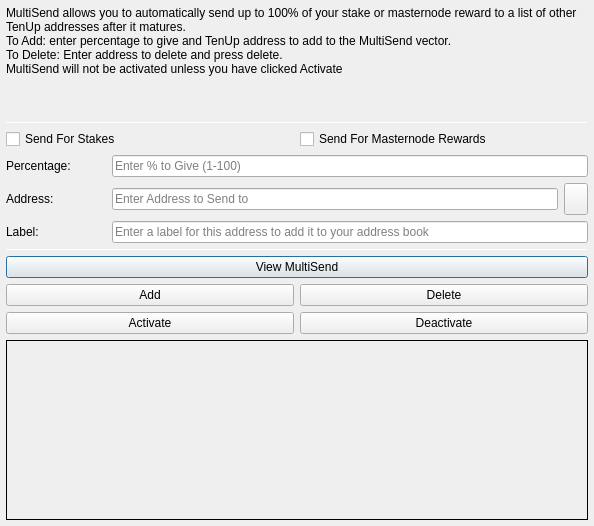
<?xml version="1.0" encoding="UTF-8"?>
<ui version="4.0">
 <class>MultiSendDialog</class>
 <widget class="QDialog" name="MultiSendDialog">
  <property name="windowModality">
   <enum>Qt::NonModal</enum>
  </property>
  <property name="geometry">
   <rect>
    <x>0</x>
    <y>0</y>
    <width>594</width>
    <height>526</height>
   </rect>
  </property>
  <property name="windowTitle">
   <string>MultiSend</string>
  </property>
  <layout class="QVBoxLayout" name="verticalLayout" stretch="0">
   <property name="margin">
    <number>6</number>
   </property>
   <item>
    <layout class="QVBoxLayout" name="verticalLayout_Main" stretch="1,1,1,0,1,1,1">
     <item>
      <widget class="QLabel" name="label_2">
       <property name="lineWidth">
        <number>1</number>
       </property>
       <property name="text">
        <string>MultiSend allows you to automatically send up to 100% of your stake or masternode reward to a list of other TenUp addresses after it matures.
To Add: enter percentage to give and TenUp address to add to the MultiSend vector.
To Delete: Enter address to delete and press delete.
MultiSend will not be activated unless you have clicked Activate</string>
       </property>
       <property name="alignment">
        <set>Qt::AlignLeading|Qt::AlignLeft|Qt::AlignTop</set>
       </property>
       <property name="wordWrap">
        <bool>true</bool>
       </property>
      </widget>
     </item>
     <item>
      <widget class="Line" name="line">
       <property name="minimumSize">
        <size>
         <width>0</width>
         <height>1</height>
        </size>
       </property>
       <property name="maximumSize">
        <size>
         <width>16777215</width>
         <height>1</height>
        </size>
       </property>
       <property name="orientation">
        <enum>Qt::Horizontal</enum>
       </property>
      </widget>
     </item>
     <item>
      <layout class="QVBoxLayout" name="verticalLayout_Settings">
       <item>
        <layout class="QHBoxLayout" name="horizontalLayout">
         <item>
          <widget class="QCheckBox" name="multiSendStakeCheckBox">
           <property name="text">
            <string>Send For Stakes</string>
           </property>
          </widget>
         </item>
         <item>
          <widget class="QCheckBox" name="multiSendMasternodeCheckBox">
           <property name="text">
            <string>Send For Masternode Rewards</string>
           </property>
          </widget>
         </item>
        </layout>
       </item>
       <item>
        <layout class="QHBoxLayout" name="horizontalLayout_6">
         <item>
          <widget class="QLabel" name="label">
           <property name="minimumSize">
            <size>
             <width>100</width>
             <height>0</height>
            </size>
           </property>
           <property name="toolTip">
            <string>Percentage of stake to send</string>
           </property>
           <property name="text">
            <string>Percentage:</string>
           </property>
          </widget>
         </item>
         <item>
          <widget class="QLineEdit" name="multiSendPercentEdit">
           <property name="toolTip">
            <string>Enter whole numbers 1 - 100</string>
           </property>
           <property name="placeholderText">
            <string>Enter % to Give (1-100)</string>
           </property>
          </widget>
         </item>
        </layout>
       </item>
       <item>
        <layout class="QHBoxLayout" name="horizontalLayout_7">
         <item>
          <widget class="QLabel" name="label_5">
           <property name="minimumSize">
            <size>
             <width>100</width>
             <height>0</height>
            </size>
           </property>
           <property name="toolTip">
            <string>Address to send portion of stake to</string>
           </property>
           <property name="text">
            <string>Address:</string>
           </property>
          </widget>
         </item>
         <item>
          <widget class="QLineEdit" name="multiSendAddressEdit">
           <property name="toolTip">
            <string/>
           </property>
           <property name="placeholderText">
            <string>Enter Address to Send to</string>
           </property>
          </widget>
         </item>
         <item>
          <widget class="QToolButton" name="addressBookButton">
           <property name="maximumSize">
            <size>
             <width>16777215</width>
             <height>32</height>
            </size>
           </property>
           <property name="toolTip">
            <string>Choose an address from the address book</string>
           </property>
           <property name="text">
            <string/>
           </property>
           <property name="icon">
            <iconset resource="../tenup.qrc">
             <normaloff>:/icons/address-book</normaloff>:/icons/address-book</iconset>
           </property>
           <property name="shortcut">
            <string>Alt+A</string>
           </property>
          </widget>
         </item>
        </layout>
       </item>
      </layout>
     </item>
     <item>
      <layout class="QHBoxLayout" name="horizontalLayout_3">
       <item>
        <widget class="QLabel" name="label_3">
         <property name="minimumSize">
          <size>
           <width>100</width>
           <height>0</height>
          </size>
         </property>
         <property name="text">
          <string>Label:</string>
         </property>
        </widget>
       </item>
       <item>
        <widget class="QLineEdit" name="labelAddressLabelEdit">
         <property name="placeholderText">
          <string>Enter a label for this address to add it to your address book</string>
         </property>
        </widget>
       </item>
      </layout>
     </item>
     <item>
      <widget class="Line" name="line_2">
       <property name="minimumSize">
        <size>
         <width>0</width>
         <height>1</height>
        </size>
       </property>
       <property name="maximumSize">
        <size>
         <width>16777215</width>
         <height>1</height>
        </size>
       </property>
       <property name="orientation">
        <enum>Qt::Horizontal</enum>
       </property>
      </widget>
     </item>
     <item>
      <layout class="QVBoxLayout" name="verticalLayout_Buttons">
       <item>
        <layout class="QHBoxLayout" name="horizontalLayout_4">
         <item>
          <widget class="QPushButton" name="viewButton">
           <property name="toolTip">
            <string/>
           </property>
           <property name="statusTip">
            <string>View MultiSend Vector</string>
           </property>
           <property name="text">
            <string>View MultiSend</string>
           </property>
          </widget>
         </item>
        </layout>
       </item>
       <item>
        <layout class="QHBoxLayout" name="horizontalLayout_2">
         <item>
          <widget class="QPushButton" name="addButton">
           <property name="toolTip">
            <string/>
           </property>
           <property name="statusTip">
            <string>Add to MultiSend Vector</string>
           </property>
           <property name="text">
            <string>Add</string>
           </property>
          </widget>
         </item>
         <item>
          <widget class="QPushButton" name="deleteButton">
           <property name="toolTip">
            <string/>
           </property>
           <property name="statusTip">
            <string>Delete Address From MultiSend Vector</string>
           </property>
           <property name="text">
            <string>Delete</string>
           </property>
          </widget>
         </item>
        </layout>
       </item>
       <item>
        <layout class="QHBoxLayout" name="horizontalLayout_5">
         <item>
          <widget class="QPushButton" name="activateButton">
           <property name="statusTip">
            <string>Activate MultiSend</string>
           </property>
           <property name="text">
            <string>Activate</string>
           </property>
          </widget>
         </item>
         <item>
          <widget class="QPushButton" name="disableButton">
           <property name="statusTip">
            <string>Deactivate MultiSend</string>
           </property>
           <property name="text">
            <string>Deactivate</string>
           </property>
          </widget>
         </item>
        </layout>
       </item>
      </layout>
     </item>
     <item>
      <widget class="QLabel" name="message">
       <property name="minimumSize">
        <size>
         <width>0</width>
         <height>180</height>
        </size>
       </property>
       <property name="frameShape">
        <enum>QFrame::Panel</enum>
       </property>
       <property name="frameShadow">
        <enum>QFrame::Plain</enum>
       </property>
       <property name="lineWidth">
        <number>1</number>
       </property>
       <property name="midLineWidth">
        <number>1</number>
       </property>
       <property name="text">
        <string/>
       </property>
       <property name="alignment">
        <set>Qt::AlignLeading|Qt::AlignLeft|Qt::AlignTop</set>
       </property>
       <property name="wordWrap">
        <bool>true</bool>
       </property>
      </widget>
     </item>
    </layout>
   </item>
  </layout>
 </widget>
 <resources>
  <include location="../tenup.qrc"/>
 </resources>
 <connections/>
</ui>
